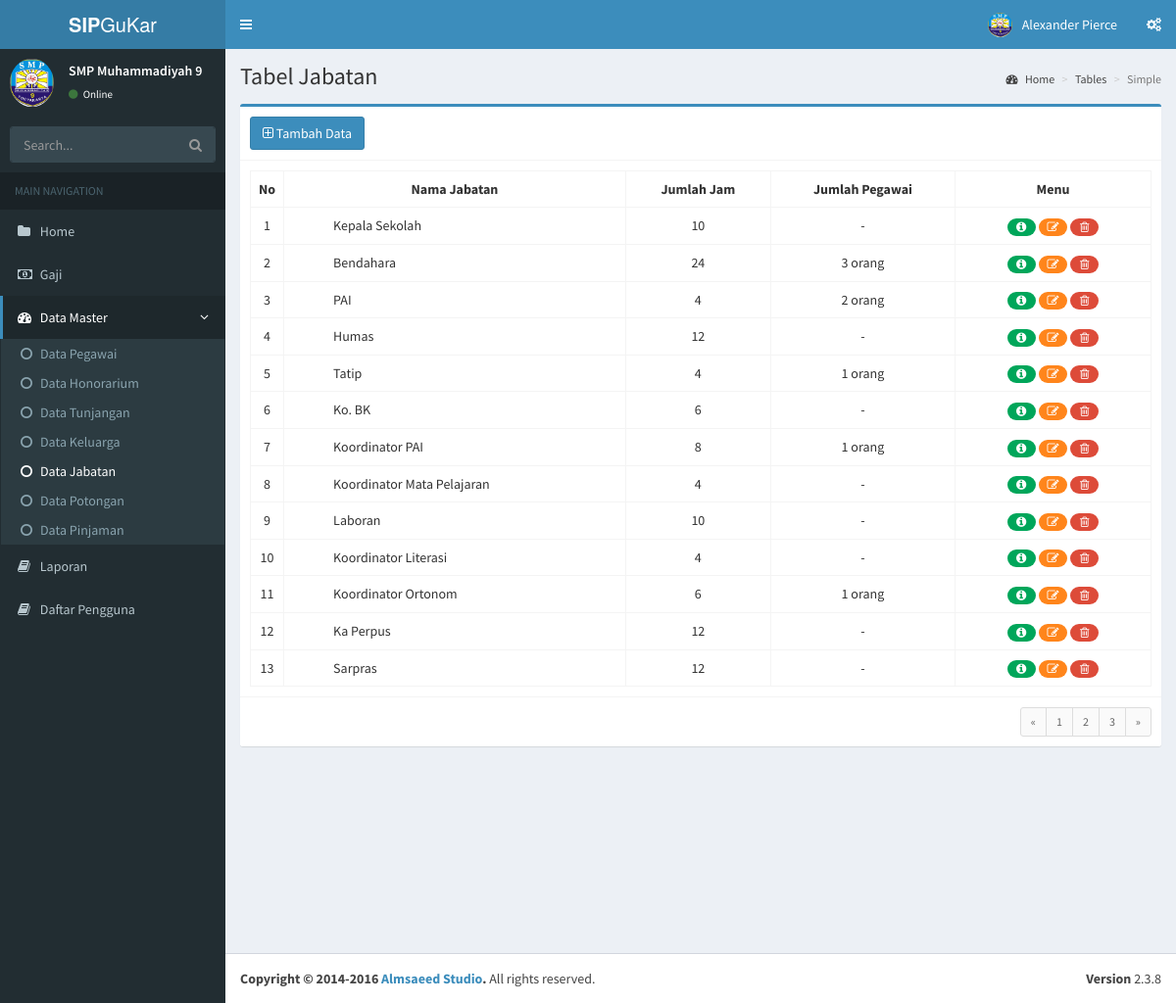
The app's page /jabatan with its own data.
### tables this page shows
CREATE TABLE `jabatan` (
  `id_jabatan` int(11) NOT NULL,
  `jabatan` varchar(100) DEFAULT NULL,
  `jml_jam` int(11) DEFAULT NULL,
  `created_at` timestamp NOT NULL DEFAULT current_timestamp(),
  `created_by` int(11) DEFAULT NULL
);

### application/libraries/Template.php (called while the page is built)
<?php if ( ! defined('BASEPATH')) exit('No direct script access allowed');
class Template {
		var $template_data = array();
		function set($name, $value)
		{
			$this->template_data[$name] = $value;
		}
		function load($template = '', $view = '' , $view_data = array(), $return = FALSE)
		{
			$this->CI =& get_instance();
			$this->set('contents', $this->CI->load->view($view, $view_data, TRUE));
			return $this->CI->load->view($template, $this->template_data, $return);
		}
}

### application/controllers/Jabatan.php (called while the page is built, shortened)
<?php
class Jabatan extends CI_Controller {
	public function index($id = NULL)
	{
		$data['title'] = 'Tabel Jabatan';
		$data['jabatans']= $this->M_jabatan->get_jabatan($id)->result_array();
		$pegawai = array();
		foreach ($data['jabatans'] as $key => $value) {
			$pegawai[] = $data['jabatans'][$key]['pegawai'];
		}
		$explode = array();
		foreach ($pegawai as $key => $value) {
			$explode[] = explode(',', $pegawai[$key]);
		}
		$data['result'] = array();
		foreach ($explode as $i => $value) {
			$data['result'][] = count(array_filter($explode[$i], function($x) { return !empty($x); }));
		}
		foreach ($data['jabatans'] as $key => $value) {
			$data['jabatans'][$key]['result'] = $data['result'][$key];
		}
		$this->template->load('index','jabatan/table_jabatan',$data);
	}
}

### index.php (called while the page is built, shortened)
<?php
require_once BASEPATH.'core/CodeIgniter.php';

### application/models/M_jabatan.php (called while the page is built, shortened)
<?php
class M_jabatan extends CI_Model{
	public function get_jabatan($id = TRUE)
	{
		if ($id != NULL) {
			$this->db->select('jb.id_jabatan, jabatan, jml_jam, id_pegawai');
			$this->db->join('jbt_pegawai jp', 'jp.id_jabatan = jb.id_jabatan AND jp.id_pegawai ='.$id, 'LEFT OUTER');
			return $this->db->get('jabatan jb');
		} else{
			$this->db->select('jbt.*, p.id_pegawai, GROUP_CONCAT(DISTINCT p.id_pegawai) pegawai, GROUP_CONCAT(DISTINCT jbt.jabatan) jbt_list');
			$this->db->order_by('jbt.id_jabatan', 'ASC');
			$this->db->join('jbt_pegawai jp', 'jp.id_jabatan = jbt.id_jabatan', 'LEFT');
			$this->db->join('pegawai p', 'p.id_pegawai = jp.id_pegawai', 'LEFT');
			$this->db->group_by('jbt.jabatan');
			return $this->db->get('jabatan jbt');
		}
	}
}

### application/views/jabatan/table_jabatan.php (the view, shortened to what this page needs)
<section class="content">
	<div class="row">
		<div class="col-md-12">
			<div class="box box-primary">
				<div class="box-header with-border">
					<h3 class="box-title">
						<a href="<?php echo site_url('jabatan/add');?>" class='btn btn-primary' >
						<i class="fa fa-plus-square-o"></i> Tambah Data </a>
				</div>
					<div class="box-body">
						<table class="table table-bordered text-center">
							<tr>
								<th style="width: 10px">No</th>
								<th>Nama Jabatan</th>
								<th>Jumlah Jam</th>
								<th>Jumlah Pegawai</th>
								<th style="width: 200px">Menu</th>
							</tr>
							<?php
								$no=1;
								foreach ($jabatans as $key => $jabatan) { ?>
							<tr>
								<td><?php echo $no++; ?></td>
								<td style="text-align: left; padding-left: 50px;"><?php echo $jabatan['jabatan']; ?></td>
								<td><?php echo $jabatan['jml_jam']; ?></td>
								<td><?php echo ($jabatan['result'] != NULL) ? $jabatan['result'].' orang' : '-';?></td>
								<td>
									<a href="<?php echo site_url('jabatan/detail/'.$jabatan['id_jabatan']);?>" title="Detail" data-tooltip="tooltip" data-placement="left">
										<span class="badge bg-green"><i class="fa fa-fw fa-info-circle"></i></span>
									</a>
									<a href="<?php echo site_url('jabatan/edit/'.$jabatan['id_jabatan']);?>" title="Edit" data-tooltip="tooltip" data-placement="top">
										<span class="badge bg-orange"><i class="fa fa-fw fa-pencil-square-o"></i></span>
									</a>
									<a href="" data-toggle="modal" data-target="#deleteJabatan<?php echo $jabatan['id_jabatan'];?>" title="Hapus" data-tooltip="tooltip" data-placement="right">
										<span class="badge bg-red"><i class="fa fa-fw fa-trash-o"></i></span>
									</a>
							</tr>
							<?php } ?>
						</table>
					</div>
				<div class="box-footer clearfix">
					<ul class="pagination pagination-sm no-margin pull-right">
						<li><a href="#">&laquo;</a></li>
						<li><a href="#">1</a></li>
						<li><a href="#">2</a></li>
						<li><a href="#">3</a></li>
						<li><a href="#">&raquo;</a></li>
					</ul>
				</div>
			</div>
		</div>
	</div>
</section>
</div>

### records on screen
jabatan: jabatan "Kepala Sekolah", jml_jam "10"
jabatan: jabatan "Bendahara", jml_jam "24", result "3"
jabatan: jabatan "PAI", jml_jam "4", result "2"
jabatan: jabatan "Humas", jml_jam "12"
jabatan: jabatan "Tatip", jml_jam "4", result "1"
jabatan: jabatan "Ko. BK", jml_jam "6"
jabatan: jabatan "Koordinator PAI", jml_jam "8", result "1"
jabatan: jabatan "Koordinator Mata Pelajaran", jml_jam "4"
jabatan: jabatan "Laboran", jml_jam "10"
jabatan: jabatan "Koordinator Literasi", jml_jam "4"
jabatan: jabatan "Koordinator Ortonom", jml_jam "6", result "1"
jabatan: jabatan "Ka Perpus", jml_jam "12"
jabatan: jabatan "Sarpras", jml_jam "12"

### other values on screen
$title "Tabel Jabatan"
